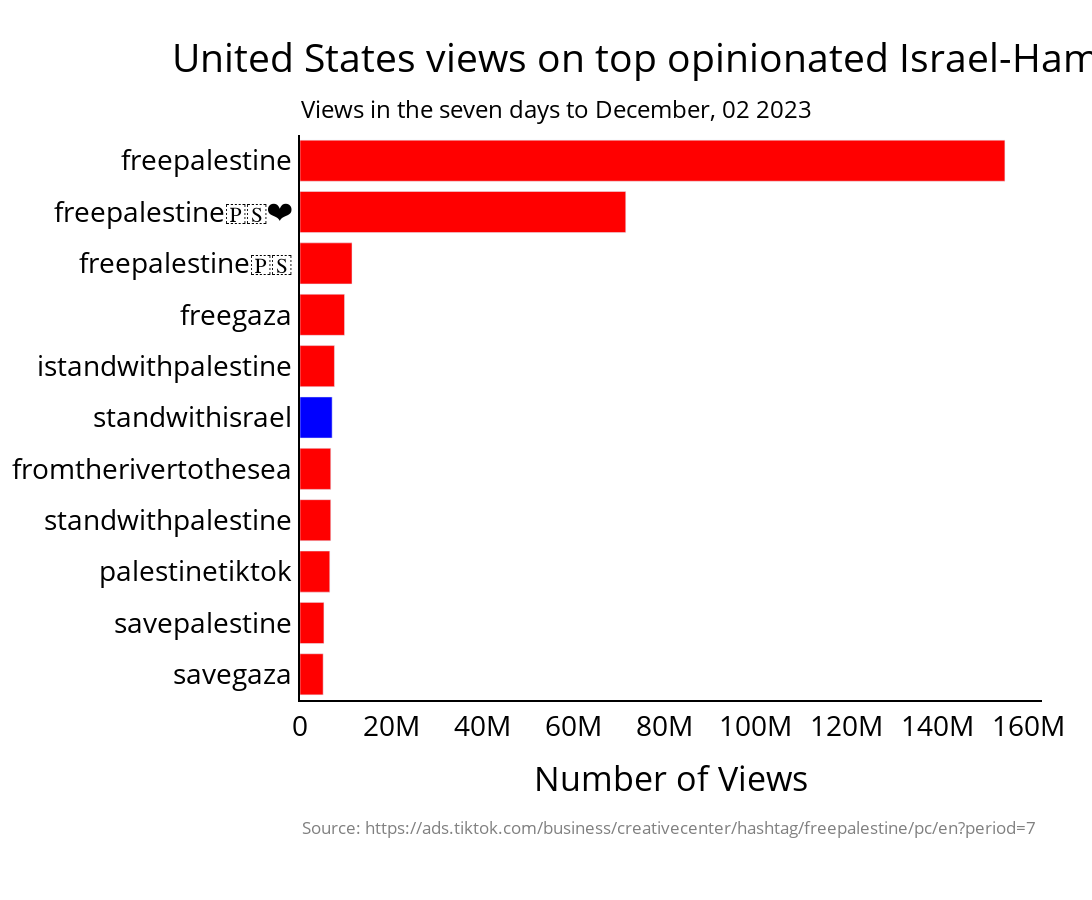

Notebook code cell kept with this figure:
### Code cell
country_code = 'US'
number_of_hashtags = 11 
create_hashtag_chart(country_code,number_of_hashtags)

### Figure 1 — Plotly figure (JSON) as saved in the notebook; plotly's stock layout.template omitted (floating-point values rounded to 4 significant figures)
{"data": [{"marker": {"color": ["red", "red", "red", "red", "red", "blue", "red", "red", "red", "red", "red"]}, "name": "Views", "orientation": "h", "type": "bar", "x": [154846593, 71557440, 11425981, 9783880, 7566839, 7060534, 6755525, 6752396, 6542439, 5257004, 5084910], "y": ["freepalestine", "freepalestine🇵🇸❤️", "freepalestine🇵🇸", "freegaza", "istandwithpalestine", "standwithisrael", "fromtherivertothesea", "standwithpalestine", "palestinetiktok", "savepalestine", "savegaza"]}], "layout": {"annotations": [{"font": {"size": 24}, "showarrow": false, "text": "Views in the seven days to December, 02 2023", "x": -0.002, "xanchor": "left", "xref": "paper", "y": 1.08, "yanchor": "top", "yref": "paper"}, {"align": "left", "font": {"color": "grey", "size": 17}, "showarrow": false, "text": "Source: https://ads.tiktok.com/business/creativecenter/hashtag/freepalestine/pc/en?period=7", "x": 0, "xref": "paper", "y": -0.25, "yref": "paper"}], "barmode": "relative", "font": {"color": "black", "size": 28}, "height": 900, "margin": {"b": 200, "l": 100, "r": 50, "t": 135}, "paper_bgcolor": "white", "plot_bgcolor": "white", "showlegend": false, "title": {"text": "United States views on top opinionated Israel-Hamas TikTok hashtags", "x": 0.1572, "xanchor": "left", "y": 0.95, "yanchor": "top"}, "width": 1800, "xaxis": {"linecolor": "black", "linewidth": 2, "showline": true, "title": {"standoff": 25, "text": "Number of Views"}}, "yaxis": {"automargin": true, "autorange": "reversed", "linecolor": "black", "linewidth": 2, "showline": true, "tickfont": {"color": "black"}, "title": {"font": {"color": "black"}}}}}
